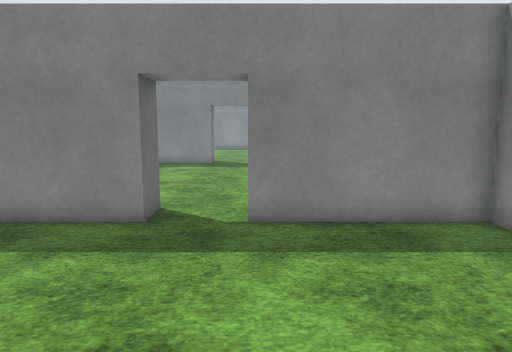
View 1 (above)

19 first-person views from a walk through a Unity game level. The camera is 1.4 m above the floor, tilts 8° down and sees 70° across. The floor is counted in squares, 0.61 m on a side. Each view is taken from the middle of a square. On the plan, view 1 faces up. The plan holds only what a view shows up to about 20 squares ahead; the rest is blank. The place goes on beyond the plan. The terrain is drawn as flat ground. The player character is not drawn. Door leaves are left out, so doorways stand open. Surface patterns are stand-ins for the level's own textures.

View 2
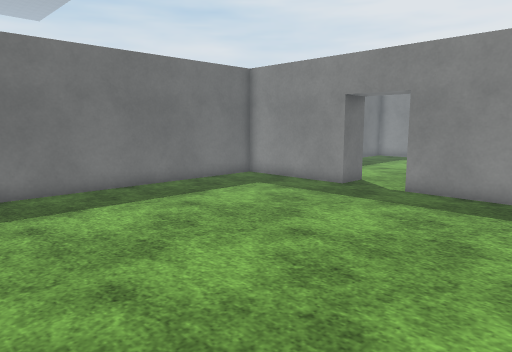

View 3
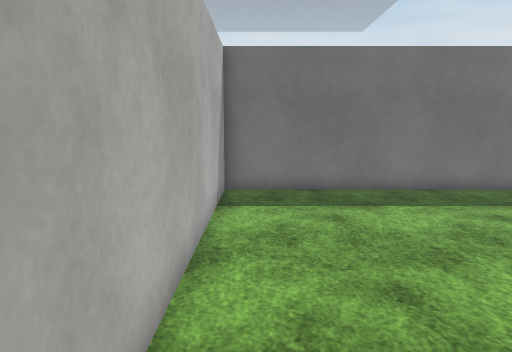

View 4
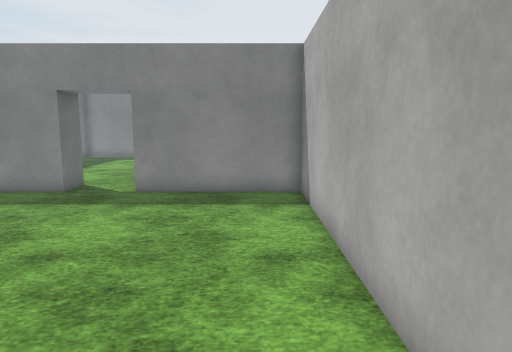

View 5
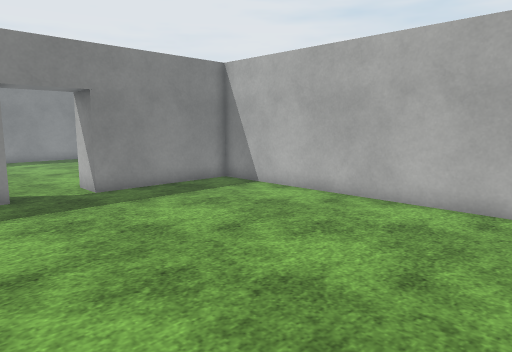

View 6
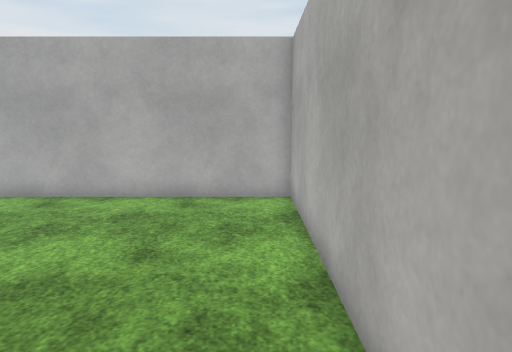

View 7
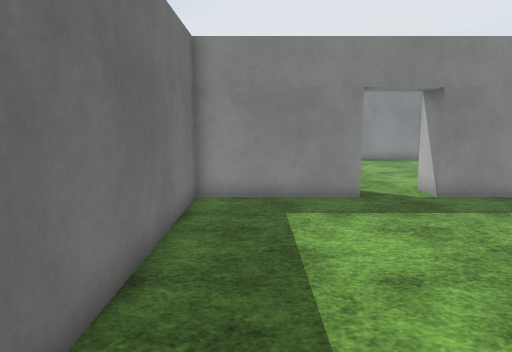

View 8
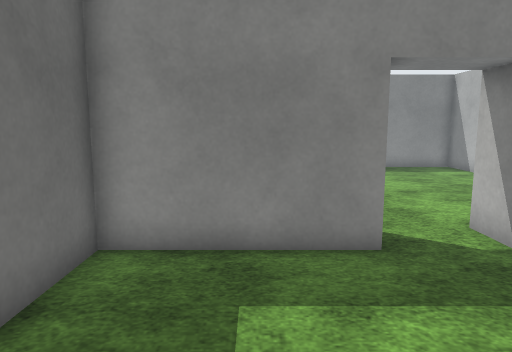

View 9
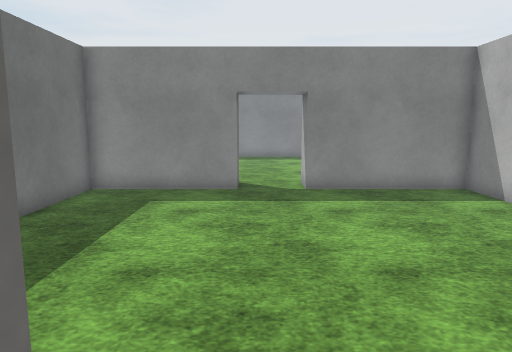

View 10
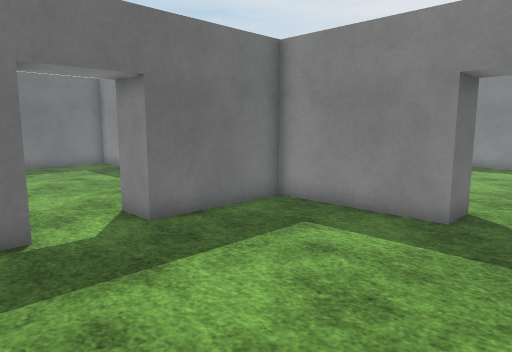

View 11
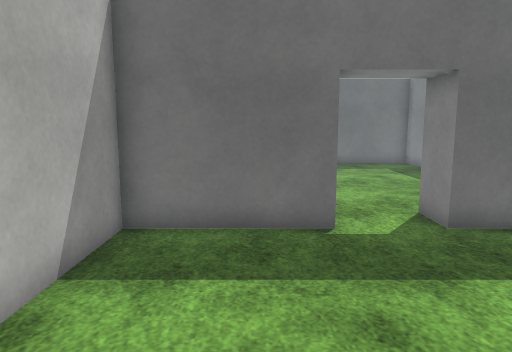

View 12
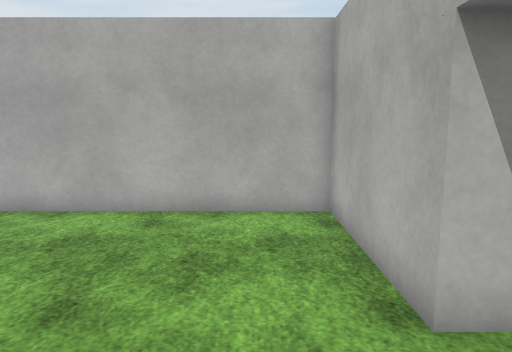

View 13
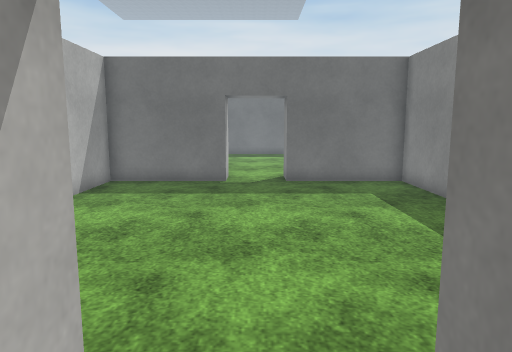

View 14
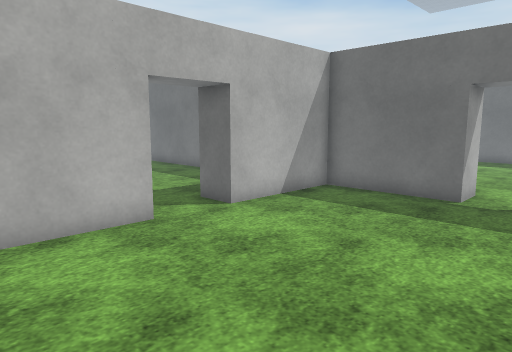

View 15
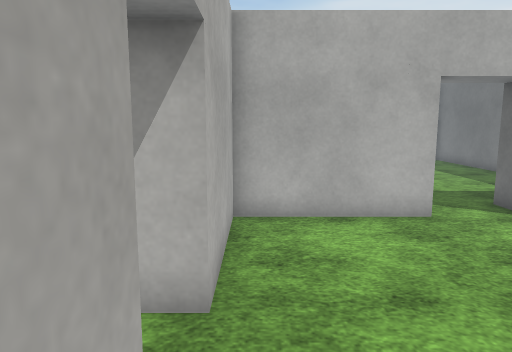

View 16
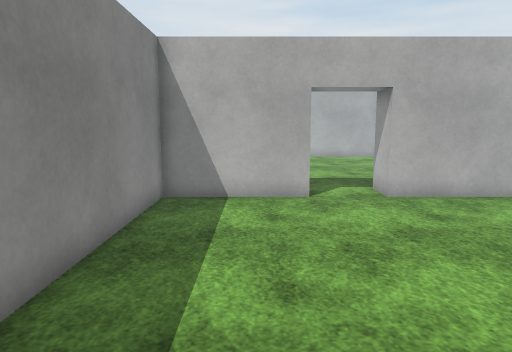

View 17
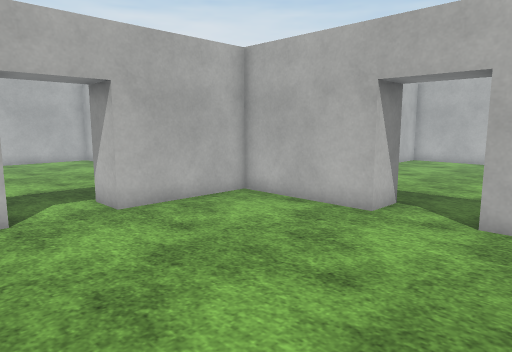

View 18
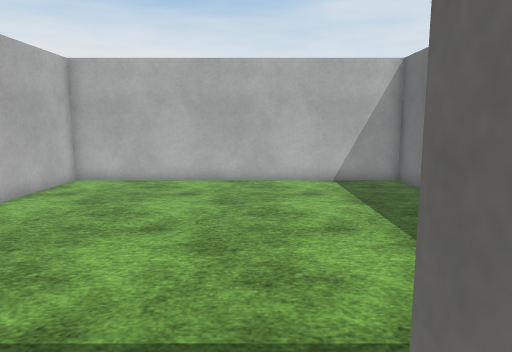

View 19
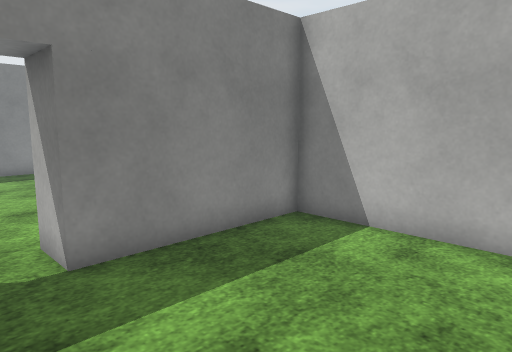

### Floor plan
Ten units are one square. View 1 is at (0, 0); x grows to the right and y downward. Boxes are objects, and circles mark ways between rooms. Rooms are numbered by the first view taken in them; rooms with no view inside come last. Other rooms are left out.
<svg viewBox="-230 -225 291 281">
<path fill="none" stroke="#000" d="M-34 -85 -79 -85 -79 51 56 51 56 -85 4 -85M-2 -94 -2 -100M-27 -101 -27 -94M-2 -100 56 -100 56 -220 -2 -220M-27 -220 -79 -220 -79 -174M-79 -145 -79 -100 -40 -100M-94 -148 -85 -148M-144 -100 -94 -100 -94 -148M-94 -185 -94 -220 -219 -220 -219 -173M-219 -148 -219 -100 -170 -100"/>
<rect x="-95" y="-155" width="20" height="20" fill="#bbb"><title>other object</title></rect>
<rect x="-95" y="-185" width="20" height="20" fill="#bbb"><title>other object</title></rect>
<circle cx="-15" cy="-100" r="3" fill="#2a7"/>
<circle cx="-85" cy="-165" r="3" fill="#2a7"/>
<text x="-10" y="-20">1</text>
<text x="-10" y="-160">2</text>
<text x="-150" y="-160">3</text>
</svg>
Room 1 opens to room 2. Room 2 opens to room 3.

Where each view was taken, in squares from view 1:
view 1: 0 up, 0 right, facing up
view 2: 4 down, 5 right, facing up-left
view 3: 4 down, 5 right, facing left
view 4: 4 down, 4 right, facing up
view 5: 4 down, 5 left, facing up-right
view 6: 4 down, 6 left, facing right
view 7: 3 down, 6 left, facing up
view 8: 2 up, 5 left, facing up
view 9: 9 up, 2 left, facing up
view 10: 13 up, 0 right, facing up-left
view 11: 13 up, 0 right, facing left
view 12: 12 up, 4 left, facing right
view 13: 16 up, 7 left, facing left
view 14: 18 up, 10 left, facing down-left
view 15: 19 up, 10 left, facing down
view 16: 19 up, 21 left, facing right
view 17: 19 up, 19 left, facing down-right
view 18: 10 up, 2 left, facing down
view 19: 16 up, 2 left, facing up-right
